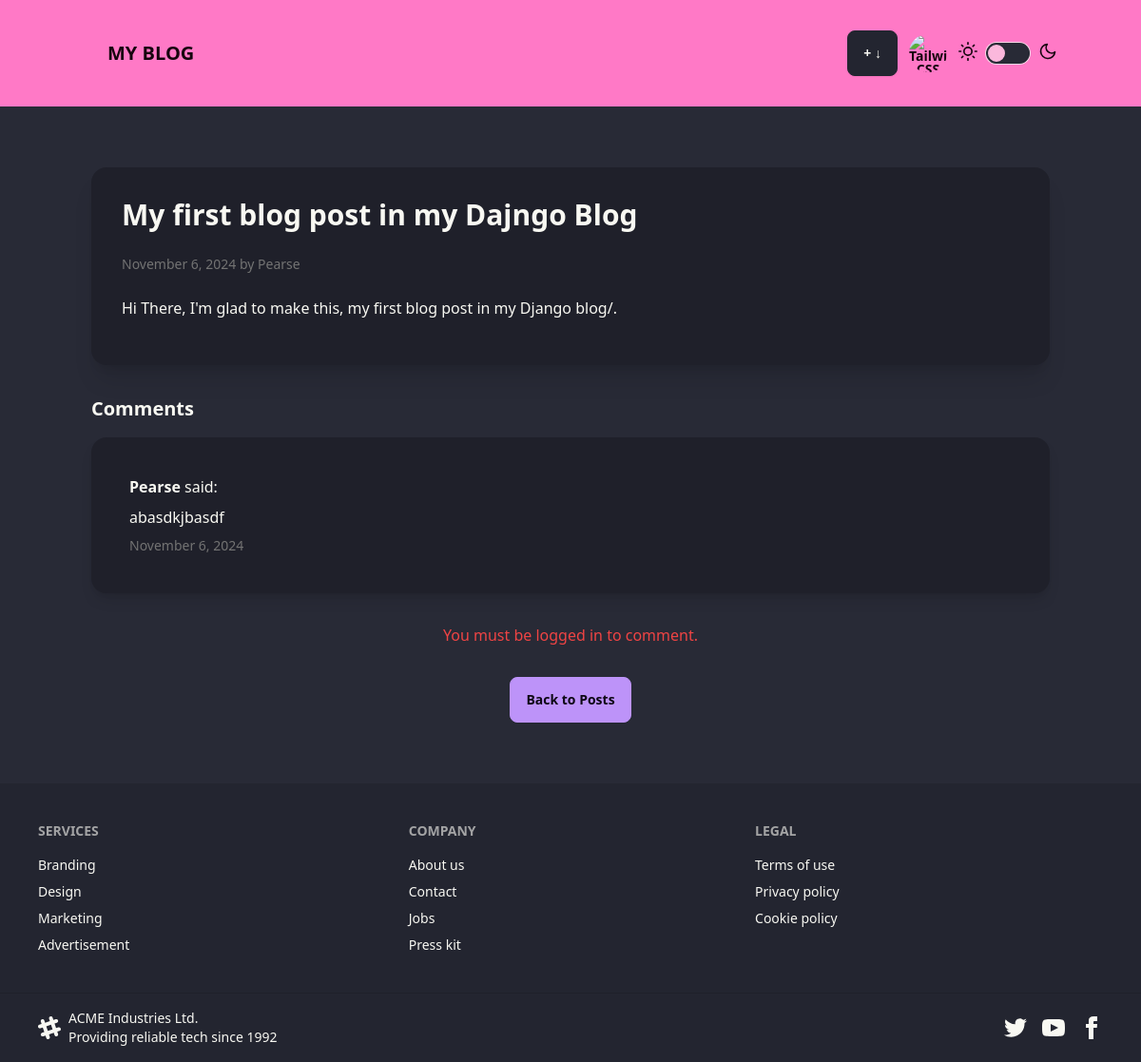
/post/my-first-blog-post-in-my-dajngo-blog/, run on an earlier commit of the app's database.
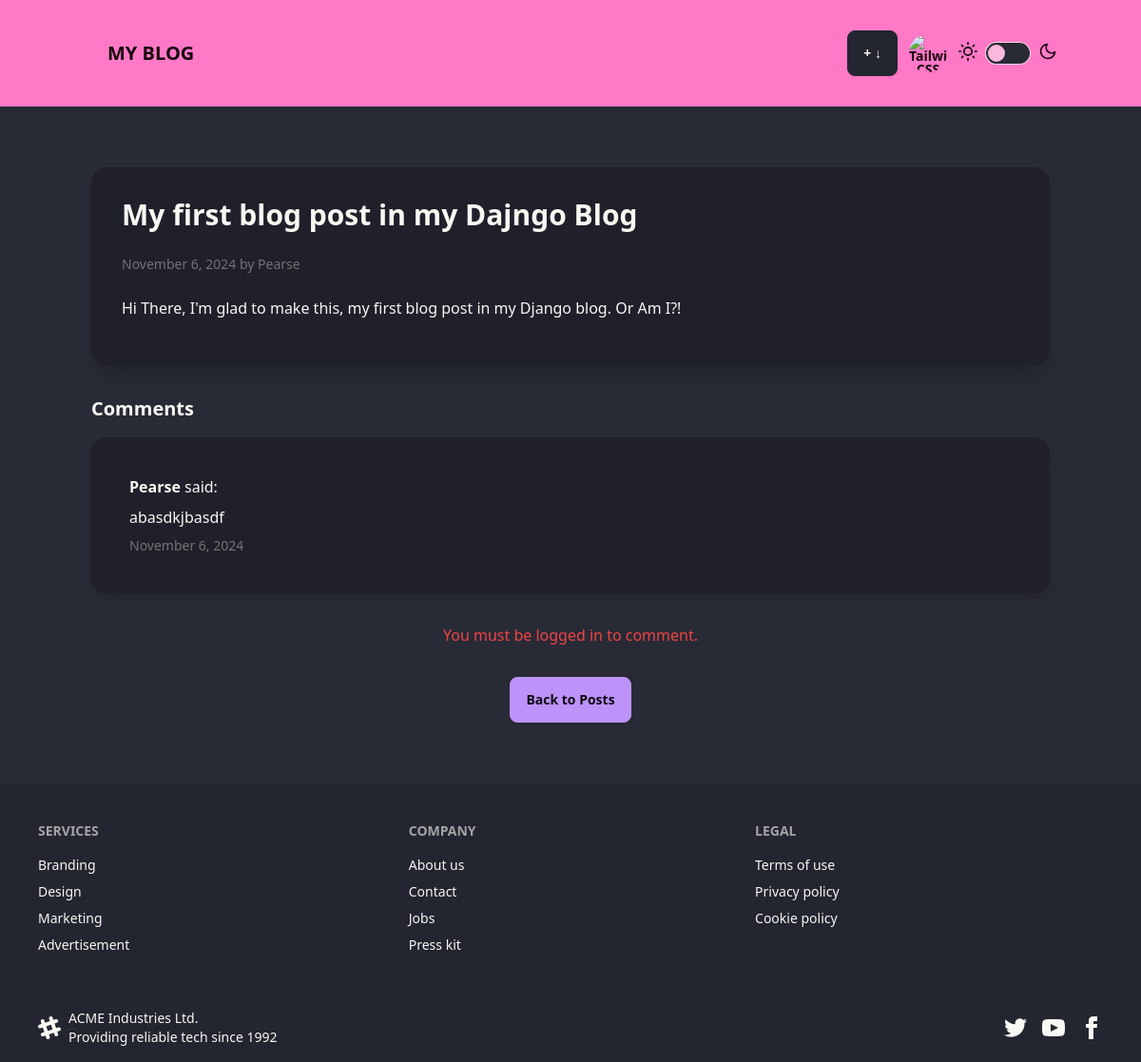
And on a later commit of the database.
### blog/models.py (models this page shows, shortened)
class Post(models.Model):
    title = models.CharField(max_length=200)
    slug = models.SlugField(unique=True)
    author = models.ForeignKey(User, on_delete=models.CASCADE)
    body = models.TextField()
    cover_image = models.ImageField(upload_to="cover_images/", blank=True, null=True)
    created = models.DateTimeField(default=timezone.now)
    updated = models.DateTimeField(auto_now=True)
    class Meta:
        ordering = ("-created",)

### blog/views.py (the view)
# urls.py: path("<slug:slug>/", views.post_detail, name="post_detail"),
def post_detail(request, slug):
    post = get_object_or_404(Post, slug=slug)
    comments = post.comments.all()
    if request.method == "POST":
        form = CommentForm(request.POST)
        if form.is_valid():
            comment = form.save(commit=False)
            comment.post = post
            comment.author = request.user  # Associate the logged-in user
            comment.save()
            return redirect("post_detail", slug=slug)
    else:
        form = CommentForm()
    return render(
        request,
        "blog/post_detail.html",
        {
            "post": post,
            "comments": comments,
            "form": form,
        },
    )

### blog/forms.py
class CommentForm(forms.ModelForm):
    class Meta:
        model = Comment
        fields = ["body"]
    body = forms.CharField(
        widget=forms.Textarea(
            attrs={
                "rows": 6,
                "placeholder": "Add a comment...",
                "class": "textarea textarea-bordered w-full textarea-secondary",
            }
        ),
        label="",
    )

### blog/templates/blog/post_detail.html (shortened to what this page needs)
{% extends "blog/base.html" %} {% block title %}{{ post.title }}{% endblock %}
{% block content %}
<div class="container mx-auto px-2 py-8">
  <div class="card bg-base-300 shadow-xl mb-8">
    <div class="card-body">
      <h1 class="text-3xl font-semibold mb-4">{{ post.title }}</h1>
      <p class="text-sm text-neutral-500">
        {{ post.created|date:"F j, Y" }} by {{ post.author }}
      </p>
      <div class="py-4">
        <p>{{ post.body }}</p>
      </div>
    </div>
  </div>
  <div class="mb-8">
    <h3 class="text-xl font-semibold mb-4">Comments</h3>
    {% for comment in comments %}
    <div class="card bg-base-300 shadow-lg p-2 mb-4">
      <div class="card-body">
        <p><strong>{{ comment.author.username }}</strong> said:</p>
        <p>{{ comment.body }}</p>
        <p class="text-sm text-neutral-500">
          {{ comment.created|date:"F j, Y" }}
        </p>
      </div>
    </div>
    {% empty %}
    <p class="text-center text-neutral-600">No comments yet.</p>
    {% endfor %}
  </div>
  {% if user.is_authenticated %}
  <div class="mb-8">
    <h3 class="text-xl font-semibold mb-4">Leave a Comment</h3>
    <form method="POST" class="space-y-4">
      {% csrf_token %} {{ form.as_p }}
      <button type="submit" class="btn btn-primary">Submit</button>
    </form>
  </div>
  {% else %}
  <p class="text-center text-red-500">You must be logged in to comment.</p>
  {% endif %}
  <div class="mt-8 text-center">
    <a href="{% url 'post_list' %}" class="btn btn-secondary">Back to Posts</a>
  </div>
</div>
{% endblock %}

What changed in the data, as far as the page shows it:
changed Post "My first blog post in my Dajngo Blog": body "Hi There, I'm glad to make this, my first blog post in my Django blog/." → "Hi There, I'm glad to make this, my first blog post in my Django blog. Or Am I?!"
